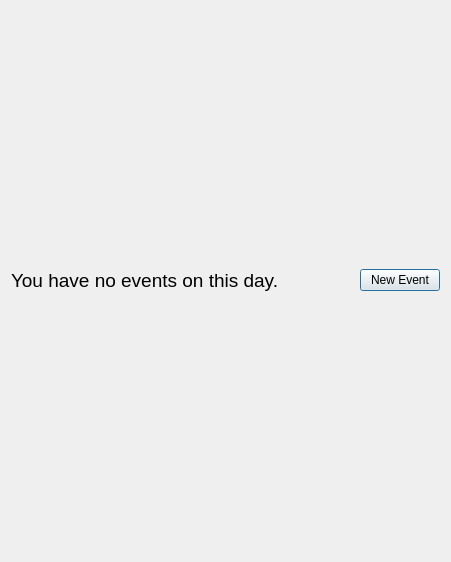
<?xml version="1.0" encoding="UTF-8"?>
<ui version="4.0">
 <class>DayWindow</class>
 <widget class="QDialog" name="DayWindow">
  <property name="geometry">
   <rect>
    <x>0</x>
    <y>0</y>
    <width>451</width>
    <height>562</height>
   </rect>
  </property>
  <property name="windowTitle">
   <string>Dialog</string>
  </property>
  <layout class="QVBoxLayout" name="verticalLayout_2">
   <item>
    <layout class="QVBoxLayout" name="mainLayout">
     <item>
      <layout class="QHBoxLayout" name="topbarLayout">
       <item>
        <widget class="QLabel" name="topbarLabel">
         <property name="font">
          <font>
           <pointsize>14</pointsize>
          </font>
         </property>
         <property name="text">
          <string>You have no events on this day.</string>
         </property>
        </widget>
       </item>
       <item>
        <spacer name="topbarSpacer">
         <property name="orientation">
          <enum>Qt::Horizontal</enum>
         </property>
         <property name="sizeHint" stdset="0">
          <size>
           <width>40</width>
           <height>20</height>
          </size>
         </property>
        </spacer>
       </item>
       <item>
        <widget class="QPushButton" name="newEventButton">
         <property name="text">
          <string>New Event</string>
         </property>
        </widget>
       </item>
      </layout>
     </item>
    </layout>
   </item>
   <item>
    <layout class="QVBoxLayout" name="eventsLayout"/>
   </item>
  </layout>
 </widget>
 <resources/>
 <connections/>
</ui>
